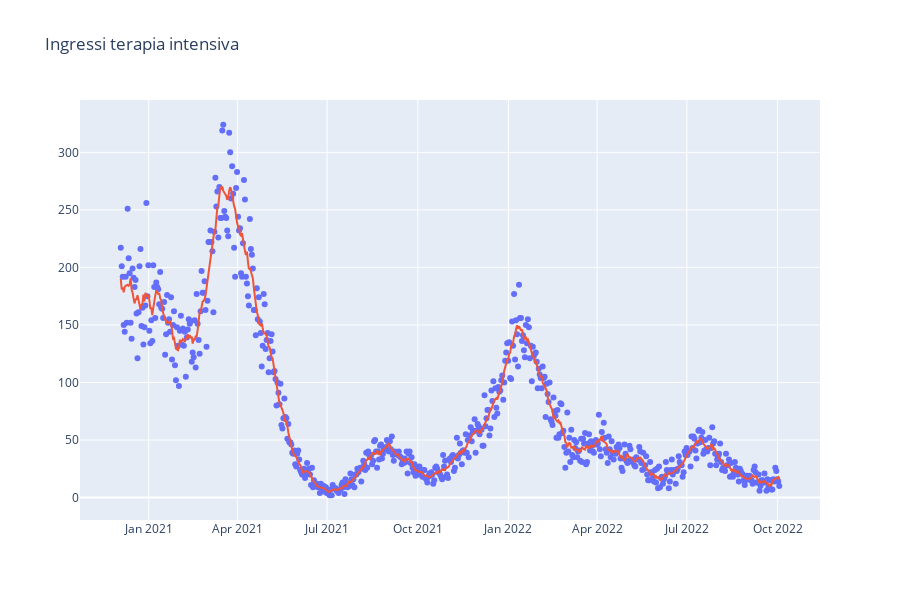

This figure's notebook cell:
### Code cell
valid_ingressi_TI=[v for v in trend['ingressi_terapia_intensiva']['Italia'] if not(np.isnan(v))]

fig = go.Figure()


fig.add_trace(go.Scatter(y=trend['ingressi_terapia_intensiva']['Italia'][-len(valid_ingressi_TI):],
                         x=giorni[-len(valid_ingressi_TI):],
                         mode='markers'))

fig.add_trace(go.Scatter(y=moving_function_rev1(trend['ingressi_terapia_intensiva']['Italia'][-len(valid_ingressi_TI):],np.mean,3,3),
                         x=giorni[-len(valid_ingressi_TI):]))

fig.update_layout(
    title="Ingressi terapia intensiva",
    autosize=False,
    showlegend=False,
    width=900,
    height=600
)

fig.show()

### Figure 1 — Plotly figure (JSON) as saved in the notebook; plotly's stock layout.template omitted (floating-point values rounded to 4 significant figures; data arrays with more than 128 entries replaced by an {"elided": "..."} marker saying what was removed)
{"data": [{"mode": "markers", "type": "scatter", "x": {"elided": "669 str values"}, "y": {"elided": "669 int values"}}, {"type": "scatter", "x": {"elided": "669 str values"}, "y": {"elided": "669 float values"}}], "layout": {"autosize": false, "height": 600, "showlegend": false, "title": {"text": "Ingressi terapia intensiva"}, "width": 900}}
